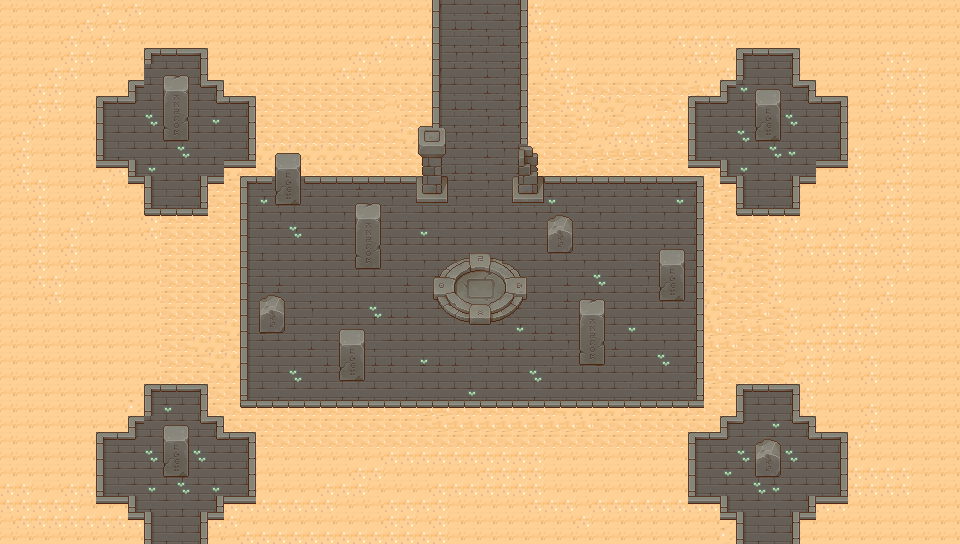

A level layout from a 2D game, rendered from its tile map. Below: a short description, then the map file with tile-grid data replaced by summaries:
An orthogonal 60x34 tile map with 16x16 px tiles, 2 tile layers (Слой тайлов 1, Слой тайлов 2), 4 tilesets.

<map version="1.5" tiledversion="1.7.2" orientation="orthogonal" renderorder="right-down" width="60" height="34" tilewidth="16" tileheight="16" infinite="0" nextlayerid="3" nextobjectid="1">
 <tileset firstgid="1" name="prob1" tilewidth="16" tileheight="16" tilecount="825" columns="33">
  <image source="prob1.png" width="533" height="400" />
 </tileset>
 <tileset firstgid="826" name="TX_Props" tilewidth="16" tileheight="16" tilecount="1024" columns="32">
  <image source="TX_Props.png" width="512" height="512" />
 </tileset>
 <tileset firstgid="1850" name="TX_Tileset Wall" tilewidth="16" tileheight="16" tilecount="1024" columns="32">
  <image source="TX_Tileset_Wall.png" width="512" height="512" />
 </tileset>
 <tileset firstgid="2874" name="Basic_Grass_Biom_things_1" tilewidth="16" tileheight="16" tilecount="45" columns="9">
  <image source="Basic_Grass_Biom_things_1.png" width="144" height="80" />
 </tileset>
 <layer id="1" name="Слой тайлов 1" width="60" height="34">
  <data>[2040 cells, 2040 non-empty, 11 distinct tile ids]</data>
 </layer>
 <layer id="2" name="Слой тайлов 2" width="60" height="34">
  <data>[2040 cells, 413 non-empty, 97 distinct tile ids]</data>
 </layer>
</map>
